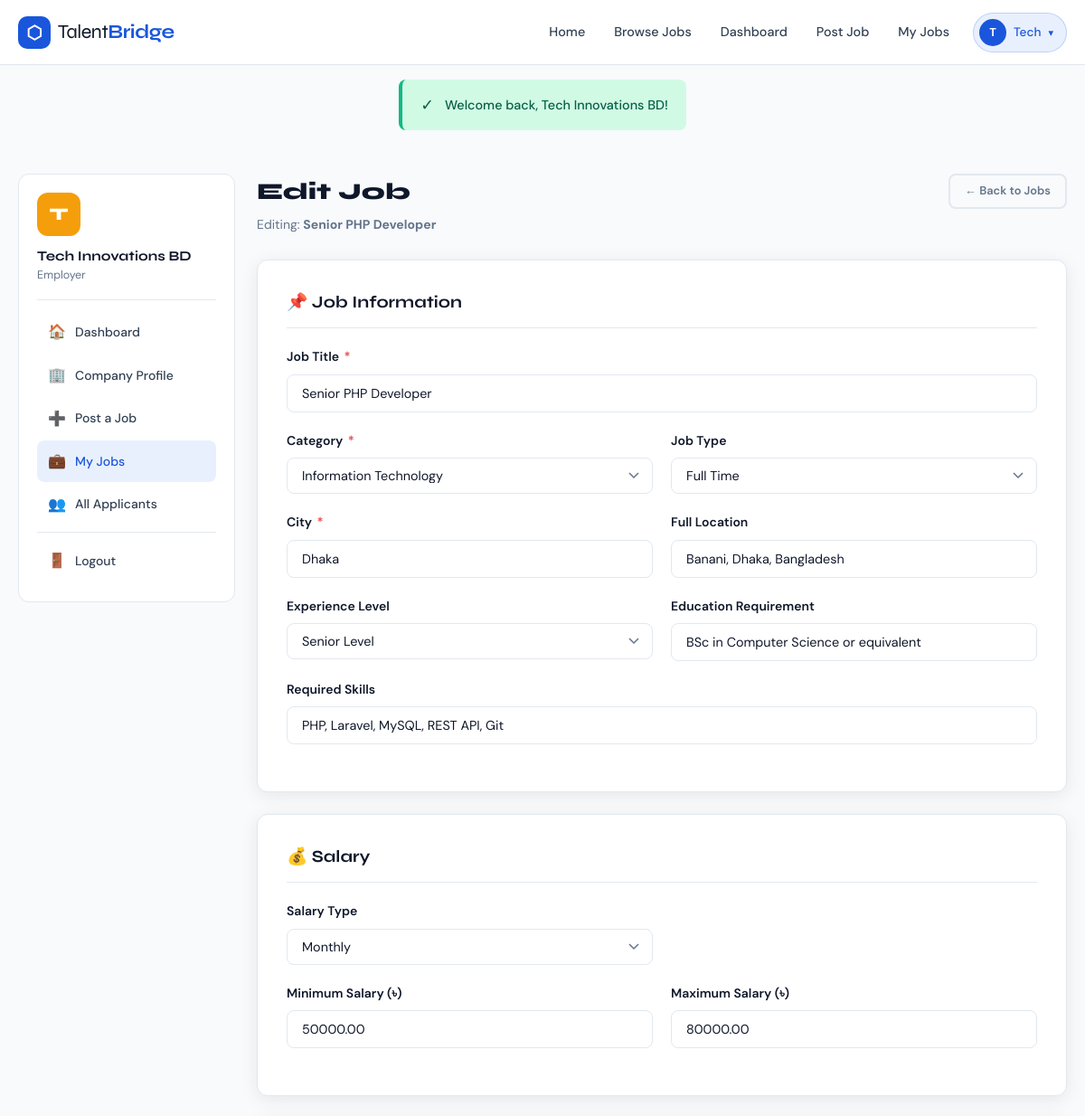
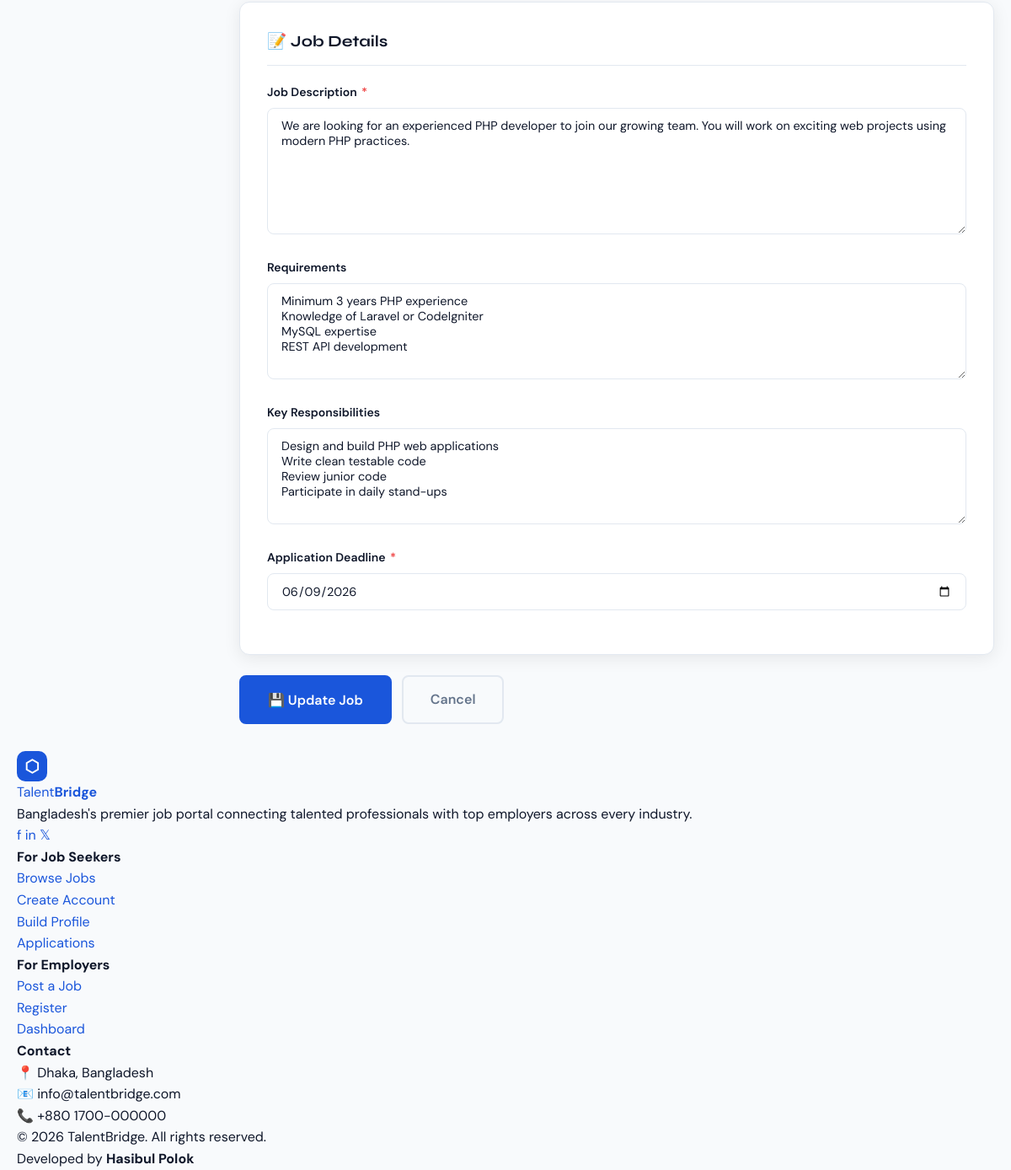
Screenshot of /employer/edit-job.php?id=1 (signed in) with the database file from the repository (2 pictures, top to bottom).
### tables this page shows
CREATE TABLE jobs (
    id               INT AUTO_INCREMENT PRIMARY KEY,
    employer_id      INT          NOT NULL,
    company_id       INT          NOT NULL,
    category_id      INT          NOT NULL,
    title            VARCHAR(200) NOT NULL,
    slug             VARCHAR(250) NOT NULL UNIQUE,
    description      LONGTEXT     NOT NULL,
    requirements     TEXT,
    responsibilities TEXT,
    type             ENUM('full-time','part-time','remote','contract','internship','freelance') DEFAULT 'full-time',
    location         VARCHAR(200),
    city             VARCHAR(100),
    salary_min       DECIMAL(10,2),
    salary_max       DECIMAL(10,2),
    salary_type      ENUM('monthly','yearly','hourly','negotiable') DEFAULT 'monthly',
    experience_level ENUM('entry','mid','senior','lead','executive') DEFAULT 'entry',
    education_level  VARCHAR(100),
    skills_required  TEXT,
    deadline         DATE,
    status           ENUM('pending','approved','rejected','closed','draft') DEFAULT 'pending',
    is_featured      TINYINT(1)   DEFAULT 0,
    views            INT          DEFAULT 0,
    created_at       TIMESTAMP    DEFAULT CURRENT_TIMESTAMP,
    updated_at       TIMESTAMP    DEFAULT CURRENT_TIMESTAMP ON UPDATE CURRENT_TIMESTAMP,
    FOREIGN KEY (employer_id)  REFERENCES users(id)      ON DELETE CASCADE,
    FOREIGN KEY (company_id)   REFERENCES companies(id)  ON DELETE CASCADE,
    FOREIGN KEY (category_id)  REFERENCES categories(id) ON DELETE CASCADE
);

CREATE TABLE categories (
    id         INT AUTO_INCREMENT PRIMARY KEY,
    name       VARCHAR(100) NOT NULL,
    slug       VARCHAR(100) NOT NULL UNIQUE,
    icon       VARCHAR(50)  DEFAULT 'briefcase',
    created_at TIMESTAMP    DEFAULT CURRENT_TIMESTAMP
);

### config/db.php (called while the page is built, shortened)
<?php
function getDB() {
    static $pdo = null;
    if ($pdo === null) {
        try {
            $dsn = "mysql:host=" . DB_HOST . ";dbname=" . DB_NAME . ";charset=utf8mb4";
            $options = [
                PDO::ATTR_ERRMODE            => PDO::ERRMODE_EXCEPTION,
                PDO::ATTR_DEFAULT_FETCH_MODE => PDO::FETCH_ASSOC,
                PDO::ATTR_EMULATE_PREPARES   => false,
            ];
            $pdo = new PDO($dsn, DB_USER, DB_PASS, $options);
        } catch (PDOException $e) {
            die('<div style="font-family:sans-serif;padding:20px;background:#fee;border:1px solid #f00;margin:20px;">
                <h3>Database Connection Error</h3>
                <p>Could not connect to the database. Please check your configuration in <code>config/db.php</code></p>
                <p>Error: ' . htmlspecialchars($e->getMessage()) . '</p>
            </div>');
        }
    }
    return $pdo;
}
?>

### employer/edit-job.php (the view, shortened to what this page needs)
<?php
require_once '../config/db.php';
require_once '../includes/functions.php';
$pdo    = getDB();
$userId = $_SESSION['user_id'];
$jobId  = intval($_GET['id'] ?? 0);
$stmt = $pdo->prepare("SELECT j.*, c.id AS comp_id FROM jobs j JOIN companies c ON j.company_id = c.id WHERE j.id = ? AND j.employer_id = ?");
$stmt->execute([$jobId, $userId]);
$job = $stmt->fetch();
$categories = $pdo->query("SELECT * FROM categories ORDER BY name")->fetchAll();
$errors = [];
?>
<!DOCTYPE html>
<html lang="en">
<head>
    <link rel="stylesheet" href="<?= BASE_URL ?>/assets/css/style.css">
</head>
<body>
<?php require_once '../includes/header.php'; ?>
<div class="container">
    <div class="dashboard">
        <div class="sidebar">
            <div class="sidebar-header">
                <?php
                $sidebarLogoStmt = getDB()->prepare("SELECT logo FROM companies WHERE user_id = ?");
                $sidebarLogoStmt->execute([$_SESSION['user_id']]);
                $sidebarLogoFile = $sidebarLogoStmt->fetchColumn();
                $sidebarLogoUrl  = getLogoUrl($sidebarLogoFile ?: null);
                if ($sidebarLogoUrl): ?>
                    <img src="<?= e($sidebarLogoUrl) ?>" alt="Logo"
                         style="width:48px;height:48px;border-radius:12px;object-fit:cover;margin-bottom:10px;border:2px solid var(--border);">
                <?php else: ?>
                    <div style="width:48px;height:48px;background:var(--secondary);color:white;border-radius:12px;display:flex;align-items:center;justify-content:center;font-family:var(--font-display);font-weight:800;font-size:1.2rem;margin-bottom:10px;">
                        <?= strtoupper(substr($_SESSION['user']['name'], 0, 1)) ?>
                    </div>
                <?php endif; ?>
                <div class="sidebar-user-name"><?= e($_SESSION['user']['name']) ?></div>
                <div class="sidebar-user-role">Employer</div>
            </div>
            <nav class="sidebar-nav">
                <a href="<?= BASE_URL ?>/employer/dashboard.php"><span class="nav-icon">🏠</span> Dashboard</a>
                <a href="<?= BASE_URL ?>/employer/company.php"><span class="nav-icon">🏢</span> Company Profile</a>
                <a href="<?= BASE_URL ?>/employer/post-job.php"><span class="nav-icon">➕</span> Post a Job</a>
                <a href="<?= BASE_URL ?>/employer/jobs.php" class="active"><span class="nav-icon">💼</span> My Jobs</a>
                <a href="<?= BASE_URL ?>/employer/applicants.php"><span class="nav-icon">👥</span> All Applicants</a>
                <hr style="border:none;border-top:1px solid var(--border);margin:8px 0;">
                <a href="<?= BASE_URL ?>/auth/logout.php"><span class="nav-icon">🚪</span> Logout</a>
            </nav>
        </div>
        <div class="dash-content">
            <div class="dash-header" style="display:flex;justify-content:space-between;align-items:flex-start;flex-wrap:wrap;gap:12px;">
                <div>
                    <h1 class="dash-title">Edit Job</h1>
                    <p class="dash-subtitle">Editing: <strong><?= e($job['title']) ?></strong></p>
                </div>
                <a href="<?= BASE_URL ?>/employer/jobs.php" class="btn btn-ghost btn-sm">← Back to Jobs</a>
            </div>
            <form method="POST" data-validate>
                <div class="form-card" style="margin-bottom:24px;">
                    <h3 style="font-family:var(--font-display);font-weight:700;margin-bottom:20px;padding-bottom:12px;border-bottom:1px solid var(--border);">📌 Job Information</h3>
                    <div class="form-group">
                        <label class="form-label">Job Title <span class="required">*</span></label>
                        <input type="text" name="title" class="form-control <?= isset($errors['title']) ? 'is-invalid' : '' ?>"
                               value="<?= e($job['title']) ?>" required>
                    </div>
                    <div class="form-row">
                        <div class="form-group">
                            <label class="form-label">Category <span class="required">*</span></label>
                            <select name="category_id" class="form-control form-select" required>
                                <?php foreach ($categories as $cat): ?>
                                    <option value="<?= $cat['id'] ?>" <?= $job['category_id'] == $cat['id'] ? 'selected' : '' ?>><?= e($cat['name']) ?></option>
                                <?php endforeach; ?>
                            </select>
                        </div>
                        <div class="form-group">
                            <label class="form-label">Job Type</label>
                            <select name="type" class="form-control form-select">
                                <?php foreach (['full-time'=>'Full Time','part-time'=>'Part Time','remote'=>'Remote','contract'=>'Contract','internship'=>'Internship','freelance'=>'Freelance'] as $val => $label): ?>
                                    <option value="<?= $val ?>" <?= $job['type'] === $val ? 'selected' : '' ?>><?= $label ?></option>
                                <?php endforeach; ?>
                            </select>
                        </div>
                    </div>
                    <div class="form-row">
                        <div class="form-group">
                            <label class="form-label">City <span class="required">*</span></label>
                            <input type="text" name="city" class="form-control" value="<?= e($job['city']) ?>" required>
                        </div>
                        <div class="form-group">
                            <label class="form-label">Full Location</label>
                            <input type="text" name="location" class="form-control" value="<?= e($job['location']) ?>">
                        </div>
                    </div>
                    <div class="form-row">
                        <div class="form-group">
                            <label class="form-label">Experience Level</label>
                            <select name="experience_level" class="form-control form-select">
                                <?php foreach (['entry'=>'Entry Level','mid'=>'Mid Level','senior'=>'Senior Level','lead'=>'Lead/Manager','executive'=>'Executive'] as $val => $label): ?>
                                    <option value="<?= $val ?>" <?= $job['experience_level'] === $val ? 'selected' : '' ?>><?= $label ?></option>
                                <?php endforeach; ?>
                            </select>
                        </div>
                        <div class="form-group">
                            <label class="form-label">Education Requirement</label>
                            <input type="text" name="education_level" class="form-control" value="<?= e($job['education_level']) ?>">
                        </div>
                    </div>
                    <div class="form-group">
                        <label class="form-label">Required Skills</label>
                        <input type="text" name="skills_required" class="form-control" value="<?= e($job['skills_required']) ?>" placeholder="PHP, Laravel, MySQL (comma separated)">
                    </div>
                </div>
                <div class="form-card" style="margin-bottom:24px;">
                    <h3 style="font-family:var(--font-display);font-weight:700;margin-bottom:20px;padding-bottom:12px;border-bottom:1px solid var(--border);">💰 Salary</h3>
                    <div class="form-row">
                        <div class="form-group">
                            <label class="form-label">Salary Type</label>
                            <select name="salary_type" id="salary_type" class="form-control form-select">
                                <?php foreach (['monthly'=>'Monthly','yearly'=>'Yearly','hourly'=>'Hourly','negotiable'=>'Negotiable'] as $val => $label): ?>
                                    <option value="<?= $val ?>" <?= $job['salary_type'] === $val ? 'selected' : '' ?>><?= $label ?></option>
                                <?php endforeach; ?>
                            </select>
                        </div>
                    </div>
                    <div id="salaryFields" class="form-row" style="<?= $job['salary_type'] === 'negotiable' ? 'display:none;' : '' ?>">
                        <div class="form-group">
                            <label class="form-label">Minimum Salary (৳)</label>
                            <input type="number" name="salary_min" class="form-control" value="<?= e($job['salary_min']) ?>" min="0">
                        </div>
                        <div class="form-group">
                            <label class="form-label">Maximum Salary (৳)</label>
                            <input type="number" name="salary_max" class="form-control" value="<?= e($job['salary_max']) ?>" min="0">
                        </div>
                    </div>
                </div>
                <div class="form-card" style="margin-bottom:24px;">
                    <h3 style="font-family:var(--font-display);font-weight:700;margin-bottom:20px;padding-bottom:12px;border-bottom:1px solid var(--border);">📝 Job Details</h3>
                    <div class="form-group">
                        <label class="form-label">Job Description <span class="required">*</span></label>
                        <textarea name="description" class="form-control" rows="7" required><?= e($job['description']) ?></textarea>
                    </div>
                    <div class="form-group">
                        <label class="form-label">Requirements</label>
                        <textarea name="requirements" class="form-control" rows="5"><?= e($job['requirements']) ?></textarea>
                    </div>
                    <div class="form-group">
                        <label class="form-label">Key Responsibilities</label>
                        <textarea name="responsibilities" class="form-control" rows="5"><?= e($job['responsibilities']) ?></textarea>
                    </div>
                    <div class="form-group">
                        <label class="form-label">Application Deadline <span class="required">*</span></label>
                        <input type="date" name="deadline" class="form-control" value="<?= e($job['deadline']) ?>" required>
                    </div>
                </div>
                <div style="display:flex;gap:12px;">
                    <button type="submit" class="btn btn-primary btn-lg">💾 Update Job</button>
                    <a href="<?= BASE_URL ?>/employer/jobs.php" class="btn btn-ghost btn-lg">Cancel</a>
                </div>
            </form>
        </div>
    </div>
</div>
<?php require_once '../includes/footer.php'; ?>
</body>
</html>

### rows the page displays
jobs: title "Senior PHP Developer", category_id "Information Technology", type "Full Time", city "Dhaka", location "Banani, Dhaka, Bangladesh", experience_level "Senior Level", education_level "BSc in Computer Science or equivalent", skills_required "PHP, Laravel, MySQL, REST API, Git", salary_type "Monthly", salary_min "50000.00", salary_max "80000.00", description "We are looking for an experienced PHP developer to join our growing team. You will work on exciting web projects using modern PHP practices.", requirements "Minimum 3 years PHP experience Knowledge of Laravel or CodeIgniter MySQL expertise REST API development", responsibilities "Design and build PHP web applications Write clean testable code Review junior code Participate in daily stand-ups", deadline "06/09/2026"

### other values shown
substr($currentUser['name'] ?? 'U', 0, 1) "T"
explode(' ', $currentUser['name'] ?? 'User')[0] "Tech"
$icon "✓"
$msg "Welcome back, Tech Innovations BD!"
substr($_SESSION['user']['name'], 0, 1) "T"
$_SESSION['user']['name'] "Tech Innovations BD"
